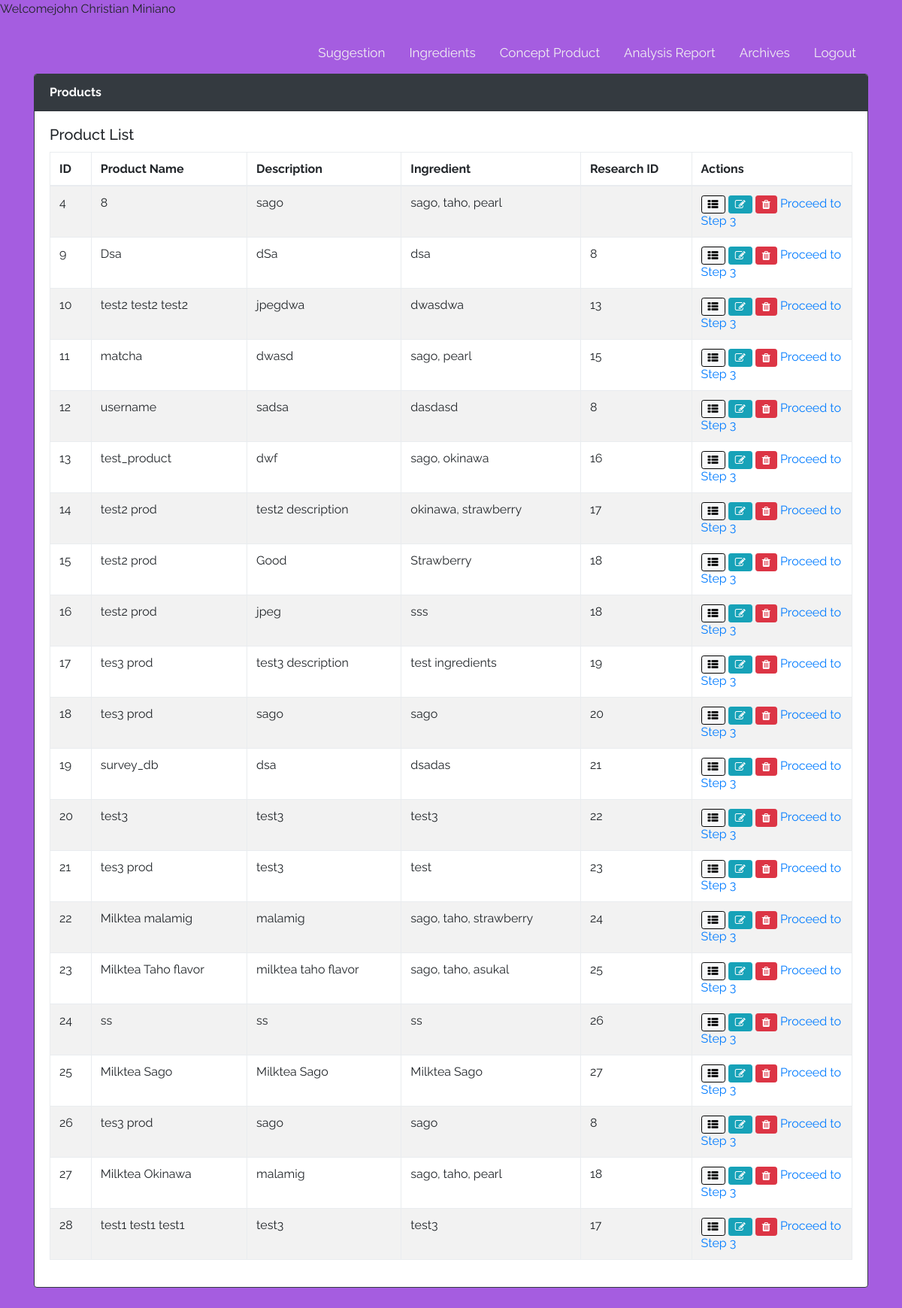
Page /product-development-system/webpage/S2_index.php (signed in) on the earlier database version.
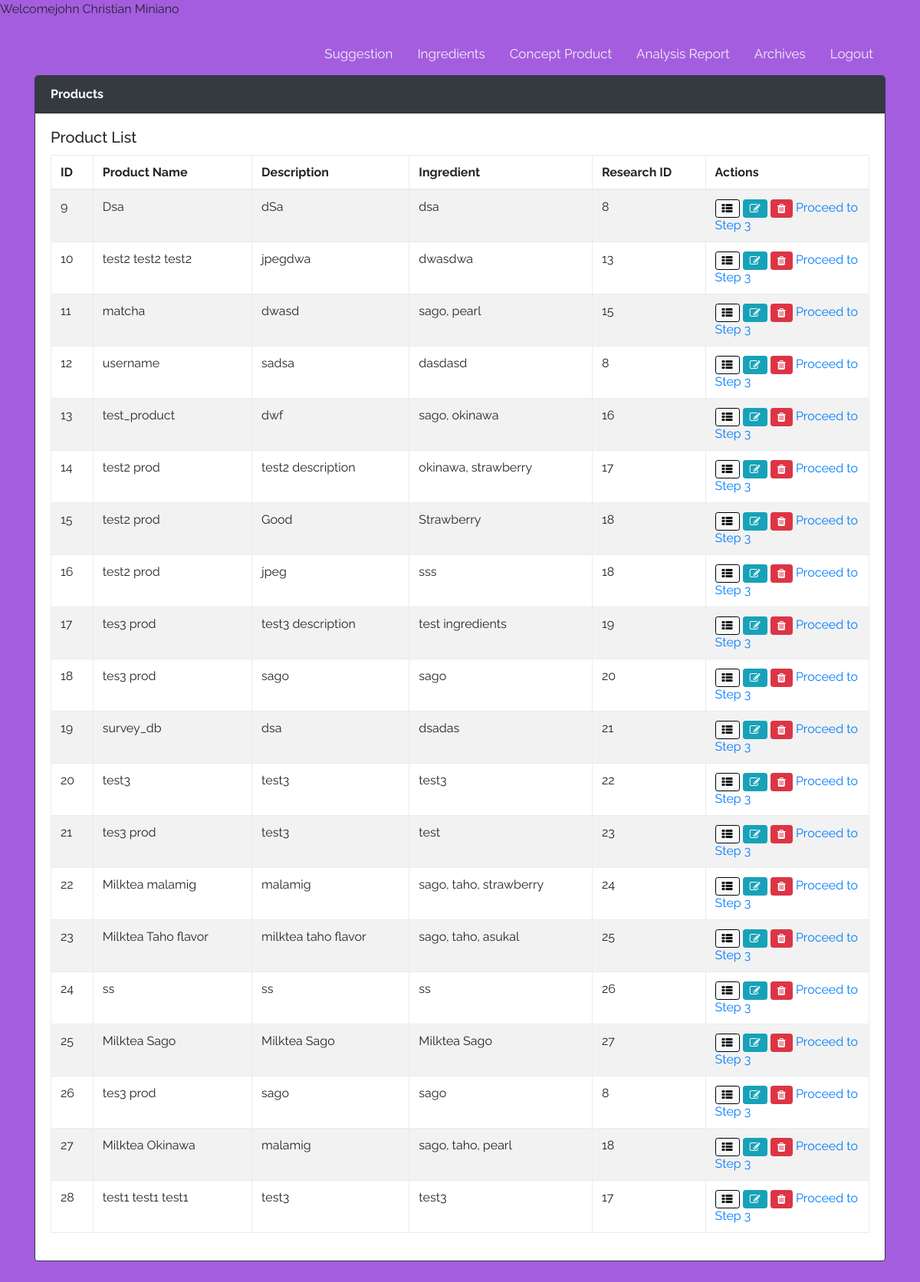
Same page on the later database version.
### tables this page shows
CREATE TABLE `tbl_ingredient` (
  `id` int(11) NOT NULL,
  `name` varchar(255) NOT NULL,
  `ingredient` varchar(255) NOT NULL,
  `description` varchar(255) NOT NULL,
  `archive` varchar(255) DEFAULT NULL,
  `researchID` int(11) DEFAULT NULL
);

### product-development-system/webpage/S2_index.php (the view, shortened to what this page needs)
<?php
if($_SESSION['username']){
    echo "Welcome" . $_SESSION["username"];
}else{
    header("location: ../index.php");
}
require("includes/S2_db.php");
try {
    $sql = "SELECT * FROM tbl_ingredient WHERE archive = 'false'";
    $result = $conn->query($sql);
} catch (Exception $e) {
    echo "Error " . $e->getMessage();
    exit();
}
?>
<?php include("includes/S2_header.php") ?>
    <div class="container">
        <div class="topnav" id="myTopnav">
	        <a href = "logout.php">Logout</a>
            <a href="retrieve.php">Archives</a>
	        <a href="analysis-report.php">Analysis Report</a>
	        <a href="product-concept.php">Concept Product</a>
	        <a href="S2_index.php">Ingredients</a>
	        <a href="suggestion.php">Suggestion</a>
        </div>
        <div class="card border-dark">
            <div class="card-header bg-dark text-white">
            <strong><i class=""></i> Products</strong>
        </div>
        <div class="card-body">
            <div class="row">
                <div class="col-md-12">
                    <h5 class="card-title float-left">Product List</h5>
                </div>
            </div>
            <table class="table table-bordered table-striped">
                <thead>
                    <tr>
                        <th>ID</th>
                        <th>Product Name</th>
                        <th>Description</th>
                        <th>Ingredient</th>
                        <th>Research ID</th>
                        <th style="width: 20%;">Actions</th>
                    </tr>
                </thead>
                <tbody>
                <?php if ($result->rowCount() > 0) : ?>
                    <?php foreach ($result as $name) : ?>
                    <tr>
                        <td><?= $name['id'] ?></td>
                        <td><?= $name['name'] ?></td>
                        <td><?= $name['description'] ?></td>
                        <td><?= $name['ingredient'] ?></td>
                        <td><?= $name['researchID'] ?></td>
                        <td>
                            <a href="S2_show.php?id=<?=$name['id']?>" class="btn btn-sm btn-light"><i class="fa fa-th-list"></i></a>
                            <a href="S2_edit.php?id=<?=$name['id']?>" class="btn btn-sm btn-info"><i class="fa fa-edit"></i></a>
                            <a href="#" class="btn btn-sm btn-danger" data-toggle="modal" data-target="#modal-delete-<?= $name['id'] ?>"><i class="fa fa-trash"></i></a>
                            <a href="product-concept-upload.php?id=<?=$name['id']?>">Proceed to Step 3</a>
                        </td>
                    </tr>
                    <?php endforeach ?>
                <?php endif ?>
                </tbody>
            </table>
        </div>
      </div>
      <br>
    </div>
<?php include("includes/S2_footer.php") ?>

Differences in the rows shown:
no longer on this page (row edited): tbl_ingredient: id "4", name "8", description "sago", ingredient "sago, taho, pearl"
